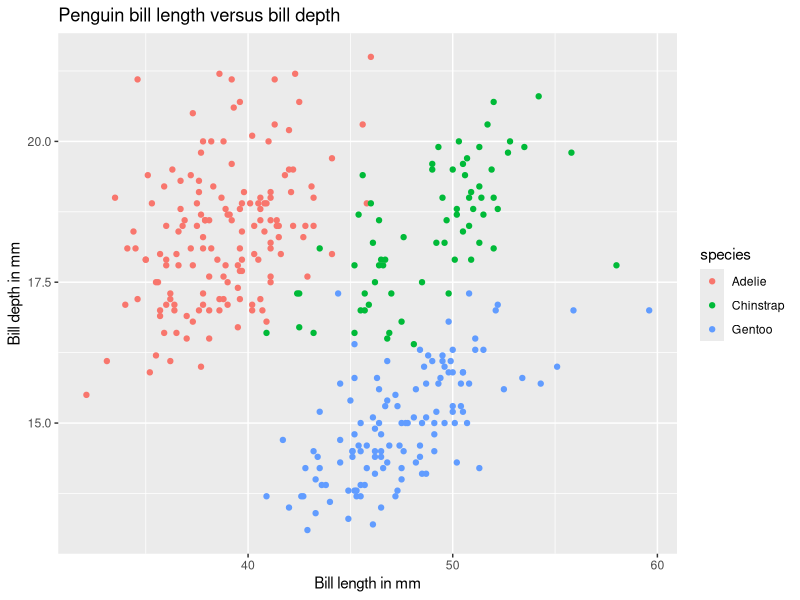
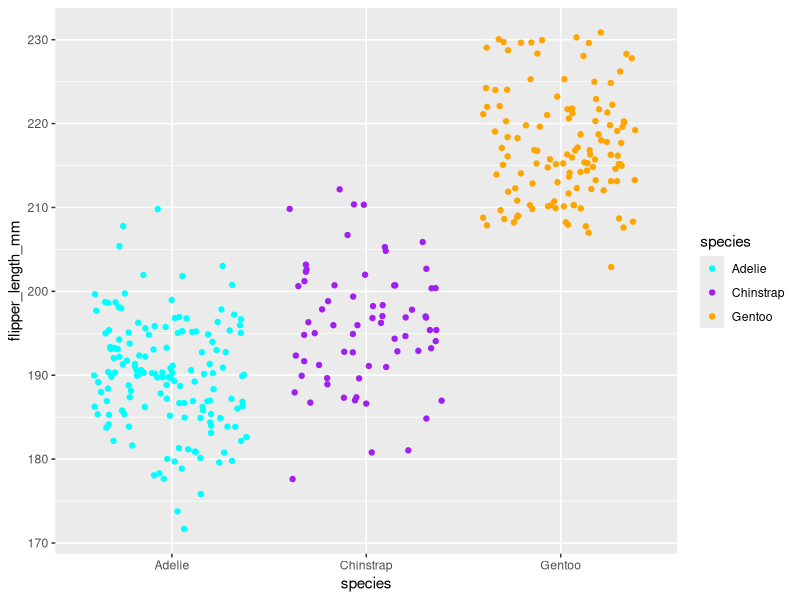

These figures' R source, in order:
## ---- chunk 1
#attach libraries
library(tidyverse)
library(palmerpenguins)
## ---- chunk 2
expr1 <- expression(x^2)
deriv1 <- D(expr1, "x")
x <- 3
eval(deriv1)
## ---- chunk 3
expr2 <- expression(2 * (3*a + 2)^4 - 5)
deriv2 <- D(expr2, "a")
a <- 1.2
eval(deriv2)
## ---- chunk 4
#getting familiar with the data frame
head(penguins)
view(penguins)
glimpse(penguins)

#graphing bill length vs. bill depth ----
ggplot(penguins, aes(x = bill_length_mm, 
                     y = bill_depth_mm)) +
  geom_point(aes(color=species)) +
  labs(title = "Penguin bill length versus bill depth", 
       x = "Bill length in mm", 
       y = "Bill depth in mm")

## ---- chunk 5
#flipper length by species ----
ggplot(penguins, aes(x = species, 
                     y = flipper_length_mm)) +
  geom_jitter(aes(color=species)) +
  scale_color_manual(values = c("cyan", "purple", "orange"))
  labs(title = "Penguin flipper length by species", 
       x = "Species", 
       y = "Penguin flipper length in mm")
